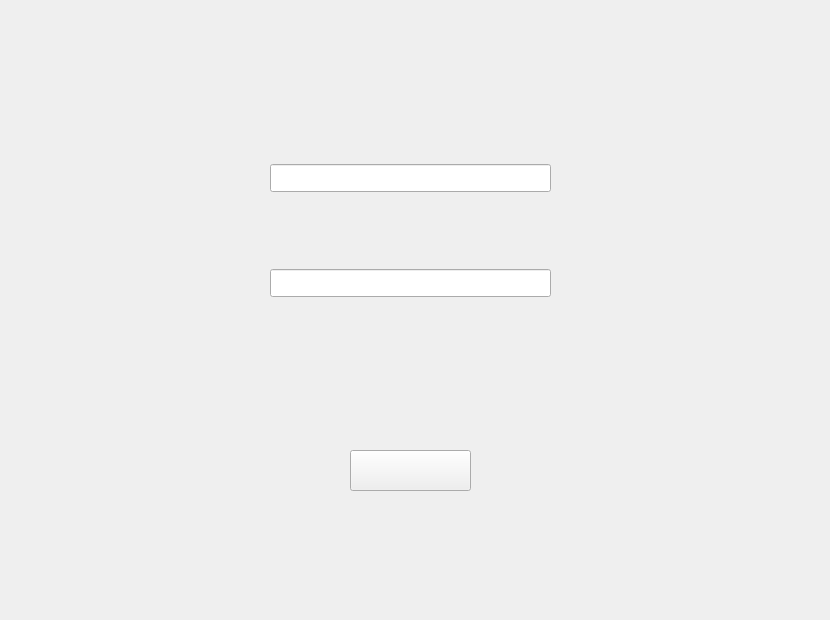
   <widget class="QWidget" name="page_2">
    <widget class="QLabel" name="label_4">
     <property name="geometry">
      <rect>
       <x>0</x>
       <y>0</y>
       <width>821</width>
       <height>611</height>
      </rect>
     </property>
     <property name="text">
      <string/>
     </property>
     <property name="pixmap">
      <pixmap resource="resources.qrc">:/Resources/crearAdmin.png</pixmap>
     </property>
    </widget>
    <widget class="QLineEdit" name="registroUserLineE">
     <property name="geometry">
      <rect>
       <x>270</x>
       <y>164</y>
       <width>281</width>
       <height>28</height>
      </rect>
     </property>
     <property name="palette">
      <palette>
       <active>
        <colorrole role="WindowText">
         <brush brushstyle="SolidPattern">
          <color alpha="255">
           <red>26</red>
           <green>43</green>
           <blue>87</blue>
          </color>
         </brush>
        </colorrole>
       </active>
       <inactive>
        <colorrole role="WindowText">
         <brush brushstyle="SolidPattern">
          <color alpha="255">
           <red>26</red>
           <green>43</green>
           <blue>87</blue>
          </color>
         </brush>
        </colorrole>
       </inactive>
       <disabled/>
      </palette>
     </property>
     <property name="font">
      <font>
       <family>Arial Rounded MT Bold</family>
      </font>
     </property>
    </widget>
    <widget class="QLineEdit" name="passwordRegistroLineE">
     <property name="geometry">
      <rect>
       <x>270</x>
       <y>269</y>
       <width>281</width>
       <height>28</height>
      </rect>
     </property>
     <property name="palette">
      <palette>
       <active>
        <colorrole role="WindowText">
         <brush brushstyle="SolidPattern">
          <color alpha="255">
           <red>26</red>
           <green>43</green>
           <blue>87</blue>
          </color>
         </brush>
        </colorrole>
       </active>
       <inactive>
        <colorrole role="WindowText">
         <brush brushstyle="SolidPattern">
          <color alpha="255">
           <red>26</red>
           <green>43</green>
           <blue>87</blue>
          </color>
         </brush>
        </colorrole>
       </inactive>
       <disabled/>
      </palette>
     </property>
     <property name="font">
      <font>
       <family>Arial Rounded MT Bold</family>
      </font>
     </property>
     <property name="echoMode">
      <enum>QLineEdit::EchoMode::Password</enum>
     </property>
    </widget>
    <widget class="QLabel" name="defaultUserLabel">
     <property name="geometry">
      <rect>
       <x>270</x>
       <y>374</y>
       <width>281</width>
       <height>28</height>
      </rect>
     </property>
     <property name="palette">
      <palette>
       <active>
        <colorrole role="WindowText">
         <brush brushstyle="SolidPattern">
          <color alpha="255">
           <red>26</red>
           <green>43</green>
           <blue>87</blue>
          </color>
         </brush>
        </colorrole>
       </active>
       <inactive>
        <colorrole role="WindowText">
         <brush brushstyle="SolidPattern">
          <color alpha="255">
           <red>26</red>
           <green>43</green>
           <blue>87</blue>
          </color>
         </brush>
        </colorrole>
       </inactive>
       <disabled/>
      </palette>
     </property>
     <property name="font">
      <font>
       <family>Arial Rounded MT Bold</family>
      </font>
     </property>
     <property name="text">
      <string/>
     </property>
    </widget>
    <widget class="QPushButton" name="crearRegistroUserBtn">
     <property name="geometry">
      <rect>
       <x>350</x>
       <y>450</y>
       <width>121</width>
       <height>41</height>
      </rect>
     </property>
     <property name="text">
      <string/>
     </property>
    </widget>
   </widget>
